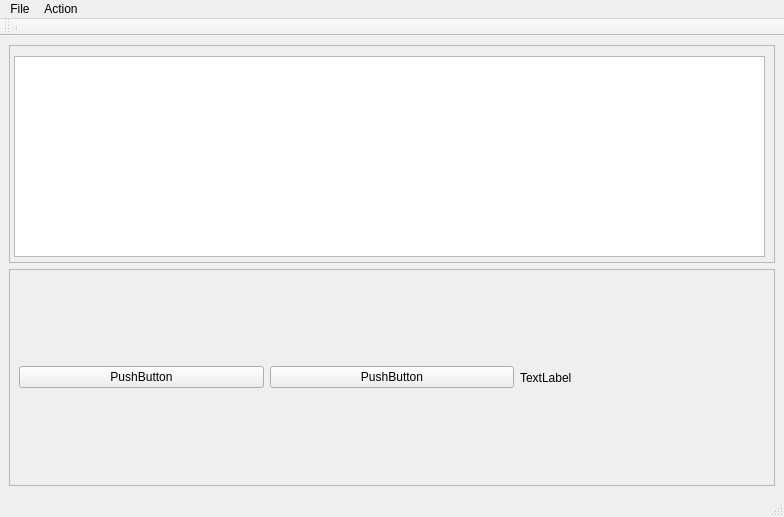
<?xml version="1.0" encoding="UTF-8"?>
<ui version="4.0">
 <class>MainWindow</class>
 <widget class="QMainWindow" name="MainWindow">
  <property name="geometry">
   <rect>
    <x>0</x>
    <y>0</y>
    <width>784</width>
    <height>517</height>
   </rect>
  </property>
  <property name="windowTitle">
   <string>MainWindow</string>
  </property>
  <widget class="QWidget" name="centralwidget">
   <layout class="QVBoxLayout" name="verticalLayout">
    <item>
     <widget class="QFrame" name="frame">
      <property name="frameShape">
       <enum>QFrame::Shape::StyledPanel</enum>
      </property>
      <property name="frameShadow">
       <enum>QFrame::Shadow::Sunken</enum>
      </property>
      <widget class="QGraphicsView" name="graphicsView">
       <property name="geometry">
        <rect>
         <x>5</x>
         <y>11</y>
         <width>751</width>
         <height>201</height>
        </rect>
       </property>
      </widget>
     </widget>
    </item>
    <item>
     <widget class="QFrame" name="frame_2">
      <property name="frameShape">
       <enum>QFrame::Shape::StyledPanel</enum>
      </property>
      <property name="frameShadow">
       <enum>QFrame::Shadow::Raised</enum>
      </property>
      <layout class="QHBoxLayout" name="horizontalLayout">
       <item>
        <widget class="QPushButton" name="pushButton_2">
         <property name="text">
          <string>PushButton</string>
         </property>
        </widget>
       </item>
       <item>
        <widget class="QPushButton" name="pushButton">
         <property name="text">
          <string>PushButton</string>
         </property>
        </widget>
       </item>
       <item>
        <widget class="QLabel" name="label">
         <property name="text">
          <string>TextLabel</string>
         </property>
        </widget>
       </item>
      </layout>
     </widget>
    </item>
   </layout>
  </widget>
  <widget class="QMenuBar" name="menubar">
   <property name="geometry">
    <rect>
     <x>0</x>
     <y>0</y>
     <width>784</width>
     <height>23</height>
    </rect>
   </property>
   <widget class="QMenu" name="menuFile">
    <property name="title">
     <string>File</string>
    </property>
    <addaction name="actiondirectory"/>
    <addaction name="actionExit"/>
   </widget>
   <widget class="QMenu" name="menuAction">
    <property name="title">
     <string>Action</string>
    </property>
    <addaction name="actionTake_Picture"/>
    <addaction name="actionRecord"/>
   </widget>
   <addaction name="menuFile"/>
   <addaction name="menuAction"/>
  </widget>
  <widget class="QStatusBar" name="statusbar"/>
  <widget class="QToolBar" name="toolBar">
   <property name="windowTitle">
    <string>toolBar</string>
   </property>
   <attribute name="toolBarArea">
    <enum>TopToolBarArea</enum>
   </attribute>
   <attribute name="toolBarBreak">
    <bool>false</bool>
   </attribute>
   <addaction name="separator"/>
  </widget>
  <action name="actiondirectory">
   <property name="text">
    <string>Directory</string>
   </property>
  </action>
  <action name="actionExit">
   <property name="text">
    <string>Exit</string>
   </property>
  </action>
  <action name="actionTake_Picture">
   <property name="text">
    <string>Take Picture</string>
   </property>
  </action>
  <action name="actionRecord">
   <property name="text">
    <string>Record</string>
   </property>
  </action>
 </widget>
 <resources/>
 <connections/>
</ui>
